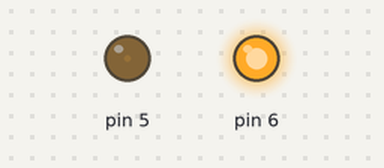
Recording of a sketch running on a simulated Arduino Uno, built with avr-gcc and run on an emulated ATmega328P. Parts: output pins drawn as LEDs (lit = HIGH).

Above: at 0.1 s.
Timing chart, 0 to 1.6 s (numbered marks = the images above):
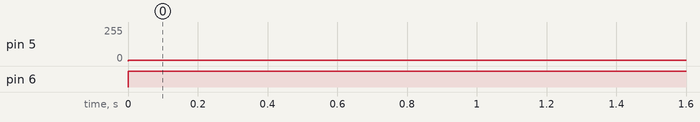

Measured:
- by itself, pin 5: 0/255 → 5/255 at 0.00 s
- by itself, pin 6: LOW → HIGH at 0.00 s

The sketch:

Arduino_04_Analog_Write.ino
```cpp
void setup() {
pinMode(5, OUTPUT);
pinMode(6, OUTPUT);

}

void loop() {
  analogWrite(5, 5);
  analogWrite(6, 255);

}
```
